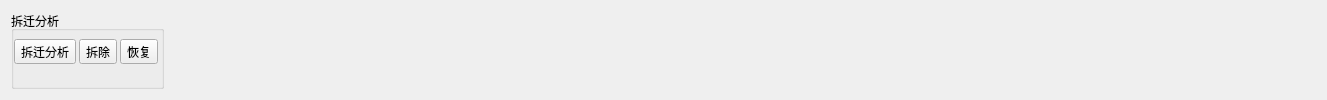
        <widget class="QWidget" name="DemolitionAnalysisTab">
         <attribute name="title">
          <string>拆迁分析</string>
         </attribute>
         <layout class="QHBoxLayout" name="horizontalLayout_23">
          <item>
           <widget class="QGroupBox" name="groupBox_11">
            <property name="title">
             <string>拆迁分析</string>
            </property>
            <layout class="QHBoxLayout" name="horizontalLayout_15">
             <property name="spacing">
              <number>3</number>
             </property>
             <property name="leftMargin">
              <number>0</number>
             </property>
             <property name="topMargin">
              <number>0</number>
             </property>
             <property name="rightMargin">
              <number>3</number>
             </property>
             <property name="bottomMargin">
              <number>13</number>
             </property>
             <item>
              <widget class="QToolButton" name="relocationToolButton">
               <property name="text">
                <string>拆迁分析</string>
               </property>
               <property name="icon">
                <iconset>
                 <normalon>:/QMainWindow/Resources/icon/house.png</normalon>
                </iconset>
               </property>
               <property name="iconSize">
                <size>
                 <width>32</width>
                 <height>32</height>
                </size>
               </property>
               <property name="toolButtonStyle">
                <enum>Qt::ToolButtonTextUnderIcon</enum>
               </property>
              </widget>
             </item>
             <item>
              <widget class="QToolButton" name="relocationResultToolButton">
               <property name="text">
                <string>拆除</string>
               </property>
               <property name="icon">
                <iconset>
                 <normalon>:/QMainWindow/Resources/icon/delete.png</normalon>
                </iconset>
               </property>
               <property name="iconSize">
                <size>
                 <width>32</width>
                 <height>32</height>
                </size>
               </property>
               <property name="toolButtonStyle">
                <enum>Qt::ToolButtonTextUnderIcon</enum>
               </property>
              </widget>
             </item>
             <item>
              <widget class="QToolButton" name="revokeToolButton">
               <property name="text">
                <string>恢复</string>
               </property>
               <property name="icon">
                <iconset>
                 <normalon>:/QMainWindow/Resources/icon/revoke.png</normalon>
                </iconset>
               </property>
               <property name="iconSize">
                <size>
                 <width>32</width>
                 <height>32</height>
                </size>
               </property>
               <property name="toolButtonStyle">
                <enum>Qt::ToolButtonTextUnderIcon</enum>
               </property>
              </widget>
             </item>
            </layout>
           </widget>
          </item>
          <item>
           <spacer name="horizontalSpacer_9">
            <property name="orientation">
             <enum>Qt::Horizontal</enum>
            </property>
            <property name="sizeHint" stdset="0">
             <size>
              <width>1152</width>
              <height>20</height>
             </size>
            </property>
           </spacer>
          </item>
         </layout>
        </widget>
